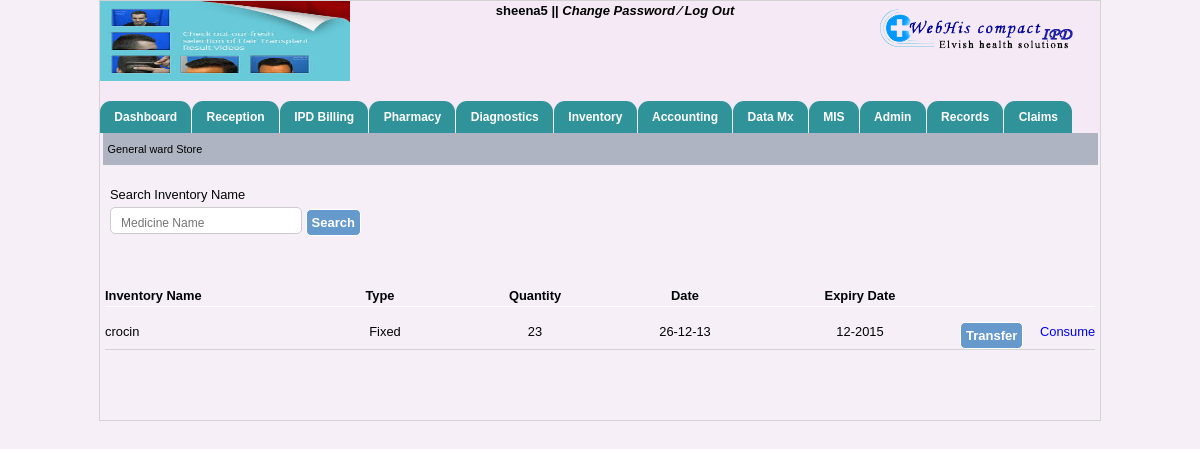
The page /general_ward_store.php (signed in) on the database as committed earlier.
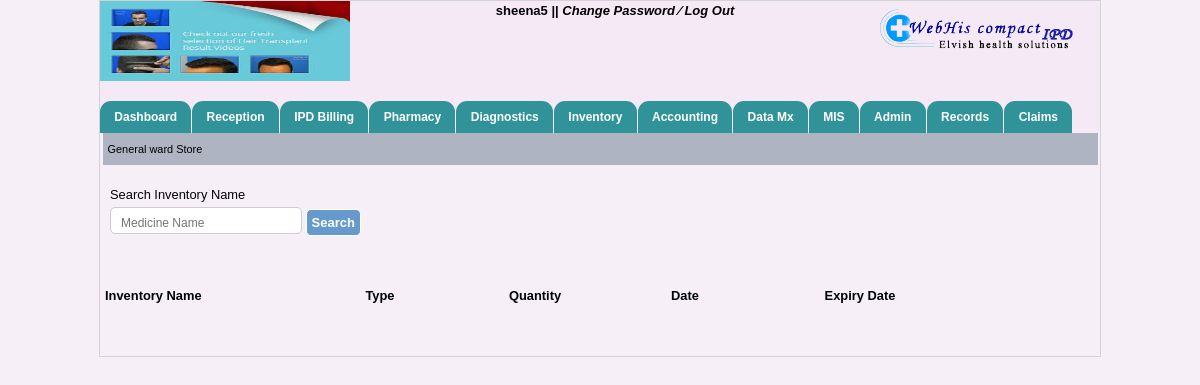
The same page on the database as committed later.
### tables this page shows
CREATE TABLE IF NOT EXISTS `ot_store` (
  `ot_id` int(200) NOT NULL AUTO_INCREMENT,
  `in_id` int(200) NOT NULL,
  `incharge_name` varchar(200) NOT NULL,
  `i_name` varchar(200) NOT NULL,
  `type` varchar(200) NOT NULL,
  `quantity` varchar(200) NOT NULL,
  `ex_date` varchar(200) NOT NULL,
  `date` varchar(200) NOT NULL,
  `time` varchar(200) NOT NULL,
  `type_of_store` varchar(200) NOT NULL,
  PRIMARY KEY (`ot_id`)
);

### general_ward_store.php (the view, shortened to what this page needs)
<?php
    include("header.php");
include("menubar.php");
?>
  <div id="opd_bill" style="height:20px; padding-left:5px;">
          General ward Store
    </div>
  <div style="width:990px; margin:20px auto;" id="search_exist">
          <div id="search_txt" class="p_adding">Search Inventory Name</div>
            <div class="p_adding">
              <span>
<input type="text" name="search" placeholder="Medicine Name" id="inputStringCo" onKeyUp="lookupCo(this.value);" onBlur="fillCo();"  /></span>
                <span><input type="submit" name="find" value="Search" class="btn"/></span>
            </div>
        </div>
   <div style="width:990px; margin:50px auto;">
         <div class="field_bg">
              <div style="float:left; width:200px; "><strong>Inventory Name</strong></div>
              <div style="float:left; width:150px; text-align:center; margin-right:5px;"><strong>Type</strong></div>
              <div style="float:left; width:150px; text-align:center "><strong>Quantity</strong></div>
              <div style="float:left; width:150px; text-align:center "><strong>Date</strong></div>
              <div style="float:left; width:200px; text-align:center "><strong>Expiry Date</strong></div>
                <?php $res3=mysql_query("select * from ot_store where type_of_store='General Word Store'");
                while($row3=mysql_fetch_array($res3)){
                    $ot_id=$row3[0];?>
                  <div class="cls" style="margin-bottom:15px; height:1px; background:#FFF;"></div>
                  <form method="post" action="main_store_tran.php">
                    <div style="float:left; width:200px; margin-right:5px;"><?php echo $row3[3];?></div>
                          <div style="float:left; width:150px; text-align:center"><?php echo $row3[4]; ?></div>
                    <div style="float:left; width:150px; text-align:center"><?php echo $row3[5];?></div>
                      <div style="float:left; width:150px; text-align:center"><?php echo $row3[7];?></div>
                    <div style="float:left; width:200px;  text-align:center"><?php echo $row3[6];?></div>
                    <div style="float:left; width: 80px; "><input type="submit"name="transfer1" value="Transfer" class="btn"/></div>
                     <div style="float:left; width: 20px; "><a href='used_inventrey.php?used=<?php echo $ot_id; ?> '>Consume</a></a></div>
                <div class="cls" style="margin-top:15px;  border-bottom:1px solid lightgray;"></div>
        </form>
             <?php
             }
             ?>
      </div>
  </div>
  <?php
    include("footer.php");
  ?>

Rows that differ between the two databases and show on the page:
removed ot_store: i_name "crocin", type "Fixed", quantity "23", date "26-12-13", ex_date "12-2015"
